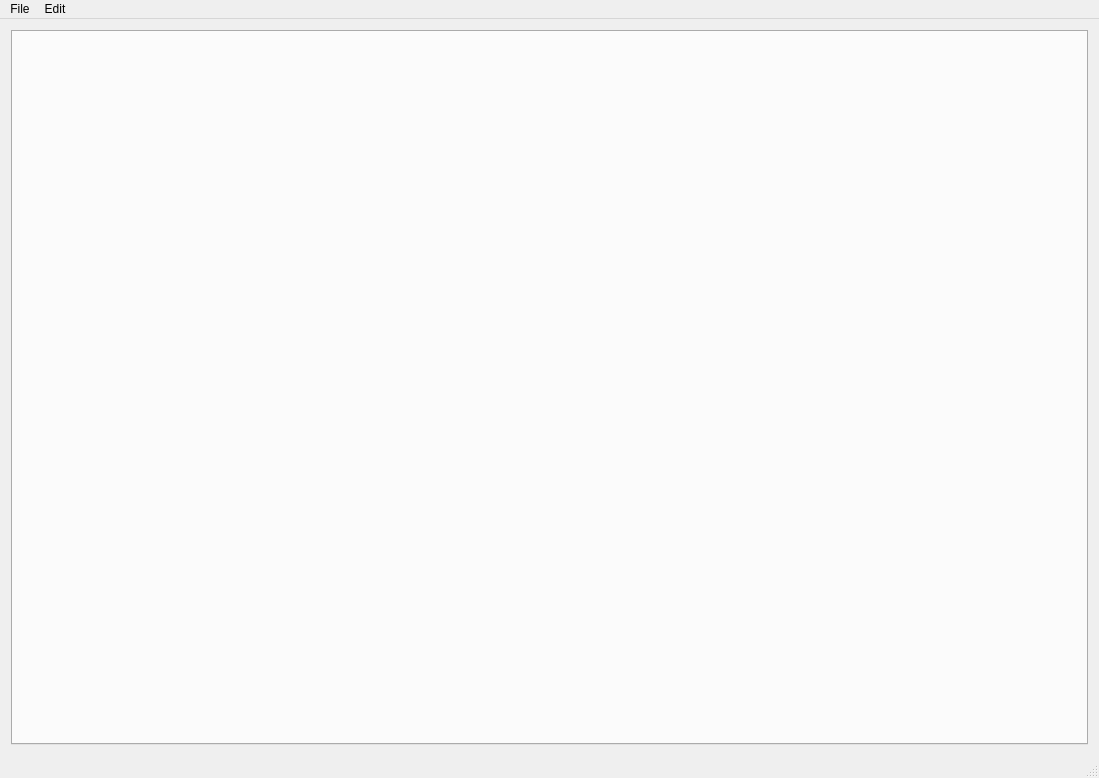
<?xml version="1.0" encoding="UTF-8"?>
<ui version="4.0">
 <class>MainWindow</class>
 <widget class="QMainWindow" name="MainWindow">
  <property name="geometry">
   <rect>
    <x>0</x>
    <y>0</y>
    <width>1099</width>
    <height>778</height>
   </rect>
  </property>
  <property name="windowTitle">
   <string>Chercher</string>
  </property>
  <property name="dockNestingEnabled">
   <bool>true</bool>
  </property>
  <widget class="QWidget" name="centralWidget">
   <layout class="QGridLayout" name="gridLayout_2">
    <item row="0" column="0">
     <widget class="QTabWidget" name="tabWidget">
      <property name="enabled">
       <bool>true</bool>
      </property>
      <property name="sizePolicy">
       <sizepolicy hsizetype="Minimum" vsizetype="Minimum">
        <horstretch>0</horstretch>
        <verstretch>0</verstretch>
       </sizepolicy>
      </property>
      <property name="currentIndex">
       <number>-1</number>
      </property>
     </widget>
    </item>
   </layout>
  </widget>
  <widget class="QMenuBar" name="menuBar">
   <property name="geometry">
    <rect>
     <x>0</x>
     <y>0</y>
     <width>1099</width>
     <height>21</height>
    </rect>
   </property>
   <widget class="QMenu" name="menuFile">
    <property name="title">
     <string>File</string>
    </property>
    <addaction name="actionNew"/>
    <addaction name="actionOpen"/>
    <addaction name="separator"/>
    <addaction name="actionClose_file"/>
    <addaction name="actionQuit"/>
   </widget>
   <widget class="QMenu" name="menuEdit">
    <property name="title">
     <string>Edit</string>
    </property>
    <addaction name="actionFind"/>
    <addaction name="actionNext"/>
    <addaction name="actionPrevious"/>
   </widget>
   <addaction name="menuFile"/>
   <addaction name="menuEdit"/>
  </widget>
  <widget class="QStatusBar" name="statusBar"/>
  <action name="actionOpen">
   <property name="icon">
    <iconset>
     <normaloff>:/Toolbar/Open.png</normaloff>:/Toolbar/Open.png</iconset>
   </property>
   <property name="text">
    <string>Ouvrir un fichier log local</string>
   </property>
   <property name="shortcut">
    <string>Ctrl+O</string>
   </property>
  </action>
  <action name="actionQuit">
   <property name="text">
    <string>Quit</string>
   </property>
   <property name="shortcut">
    <string>Ctrl+Q</string>
   </property>
  </action>
  <action name="actionClose_file">
   <property name="text">
    <string>Close file</string>
   </property>
  </action>
  <action name="actionFind">
   <property name="text">
    <string>Find</string>
   </property>
   <property name="shortcut">
    <string>Ctrl+F</string>
   </property>
  </action>
  <action name="actionNext">
   <property name="text">
    <string>Next</string>
   </property>
   <property name="shortcut">
    <string>F3</string>
   </property>
  </action>
  <action name="actionPrevious">
   <property name="text">
    <string>Previous</string>
   </property>
   <property name="shortcut">
    <string>Shift+F3</string>
   </property>
  </action>
  <action name="actionNew">
   <property name="text">
    <string>Nouveau fichier log sur serveur</string>
   </property>
  </action>
 </widget>
 <layoutdefault spacing="6" margin="11"/>
 <resources/>
 <connections/>
</ui>
